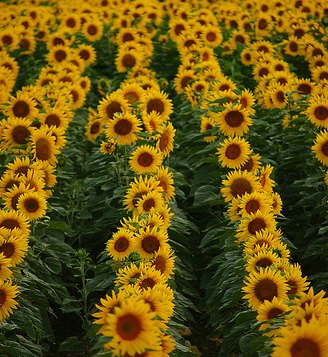
%> input picture data/sunflowers.jpg, 328 x 357 px
$ octave blob_detection.m   (GNU Octave 9; MATLAB toolbox functions it lacks are replaced by stand-ins)
%> lines starting %> are read from the running program, lines starting %| are printed output that depends on the picture
img = im2double(imread('..\data\sunflowers.jpg')); %image to process

imgTemp = img;
img = rgb2gray(img);
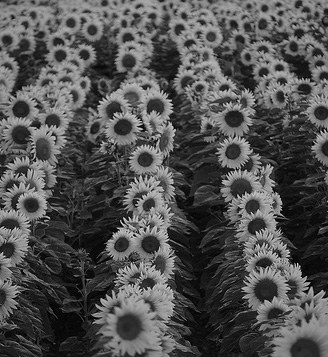
%> img: size 357x328 double; min 0, max 0.886, mean 0.32
levels = 15; %levels of processing
tHold = 0.01; %threshold
K = 2^0.5; %multiplication factor for sigma
sigma = 0.5;
sigmaTemp = sigma;
result = [];
scale = []; %scale space
rad = []; %array for radius of blobs
tic %start stopwatch
for i = 1: levels
    filter = sigmaTemp^2 * fspecial('log', 2*ceil(3*sigmaTemp)+1,sigmaTemp);
    scale = cat(3, scale, abs((imfilter(img, filter, 'replicate'))));
    sigmaTemp = sigmaTemp * K;
end
%> this loop made 15 passes
%> pass 3, `scale = cat(3, scale, abs((imfilter(img, filter, 'replicate'))));`:
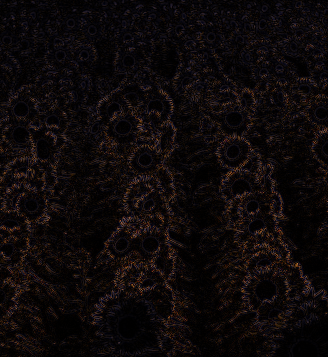
%> scale: size 357x328x3 double; mean R, G, B 0.0555, 0.037, 0.0381
%> after the loop, sigmaTemp = 90.51

[resultTest, idx] = max(scale, [], 3);
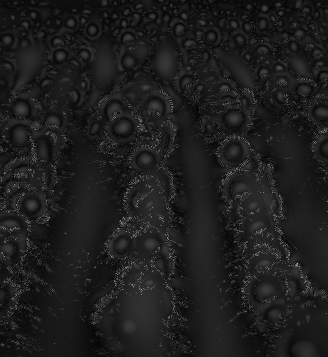
%> resultTest: size 357x328 double; min 0.0146, max 0.736, mean 0.117
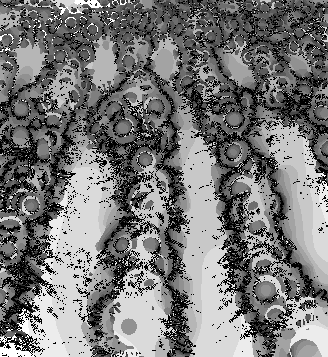
%> idx: size 357x328 double; min 1, max 15, mean 7.62; drawn with min black and max white
B = ordfilt2(resultTest, 25, ones(5));
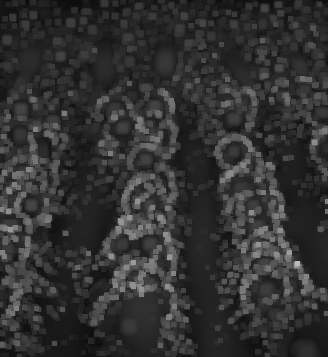
%> B: size 357x328 double; min 0.045, max 0.736, mean 0.197
C = (resultTest == B) & (B > tHold); %decresing the treshold with scale space results in much better results
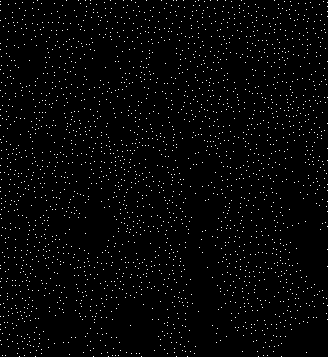
%> C: size 357x328 logical; 2.1% white in thin lines or dots
C = C .* B;
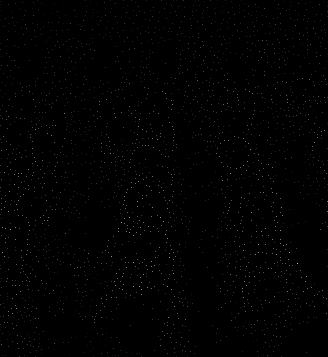
%> C: size 357x328 double; min 0, max 0.736, mean 0.00477

[x, y] = size(C);
%> x = 357; y = 328
for i = 1: x
    for j = 1: y
        if(C(i, j) == 0)
            idx(i, j) = 0;
        end
    end
end

[cx, cy] = find(idx);
%> cx = 2431 values from 1 to 357; cy = 2431 values from 1 to 328

for i = 1: length(cx)
    if (idx(cx(i), cy(i)) - 1) == 0
        radius = sigma * 2^0.5;
    else
        radius = ((idx(cx(i), cy(i)) - 1) * K * sigma)* 2^0.5;
    end
    rad = cat(1, rad, radius);
end
%> this loop made 2431 passes
%> (radius, rad) on passes 1 to 10: (0.707, 0.707), (4, [0.707; 4]), (7, [0.707; 4; 7]), (10, [0.707; 4; 7; 10]), (4, [0.707; 4; 7; 10; 4]), (4, [0.707; 4; 7; 10; 4; 4]), (9, [0.707; 4; 7; 10; 4; 4; 9]), (0.707, [0.707; 4; 7; 10; 4; 4; 9; 0.707]), (0.707, [0.707; 4; 7; 10; 4; 4; 9; 0.707; 0.707]), (6, [0.707; 4; 7; 10; 4; 4; 9; 0.707; 0.707; 6])
%> radius on passes 13 to 18: 0.707, 6, 0.707, 0.707, 6, 0.707
%> after the loop, rad = 2431 values, max 14 at index 629, min 0.707 at index 1, mean 1.61; radius = 11
toc %output stopwatch time
% show_all_circles(img,cy,cx,rad);

$ run again, with data/2.jpg copied over data/sunflowers.jpg
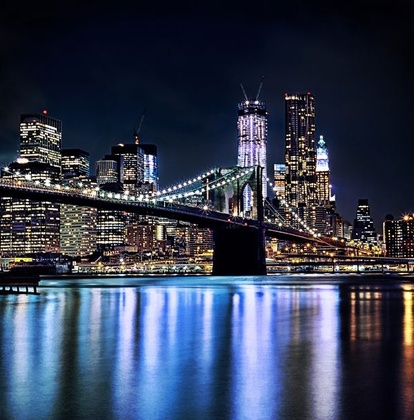
%> input picture data/2.jpg, 414 x 420 px, shrunk from 600 x 608 before the run
%> after the loop `for i = 1: levels`: sigmaTemp = 90.51
%> `C = (resultTest == B) & (B > tHold);`:
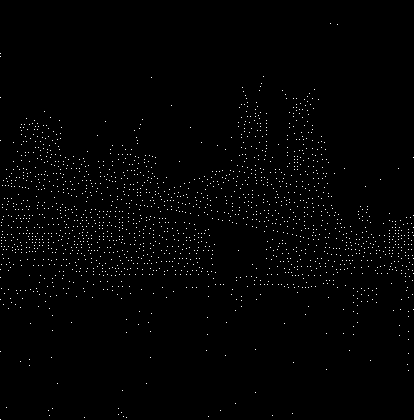
%> C: size 420x414 logical; 1.1% white in thin lines or dots
%> after the loop `for i = 1: x`:
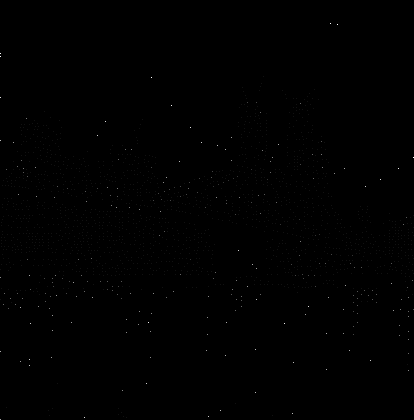
%> idx: size 420x414 double; min 0, max 15, mean 0.02; drawn with min black and max white
%> cx = 1884 values from 24 to 420; cy = 1884 values from 1 to 414
%> the loop `for i = 1: length(cx)` made 1884 passes
%> (radius, rad) on passes 1 to 8: (14, 14), (14, [14; 14]), (12, [14; 14; 12]), (10, [14; 14; 12; 10]), (0.707, [14; 14; 12; 10; 0.707]), (7, [14; 14; 12; 10; 0.707; 7]), (0.707, [14; 14; 12; 10; 0.707; 7; 0.707]), (9, [14; 14; 12; 10; 0.707; 7; 0.707; 9])
%> after the loop `for i = 1: length(cx)`: rad = 1884 values, max 14 at index 1, min 0.707 at index 5, mean 1.45; radius = 4

$ run again, with data/3.jpg copied over data/sunflowers.jpg
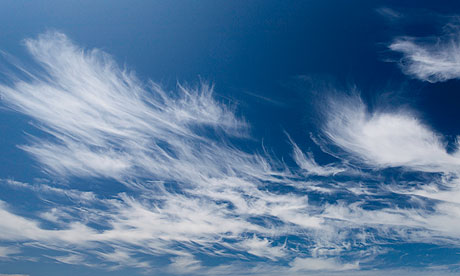
%> input picture data/3.jpg, 460 x 276 px
%> after the loop `for i = 1: levels`: sigmaTemp = 90.51
%> `[resultTest, idx] = max(scale, [], 3);`:
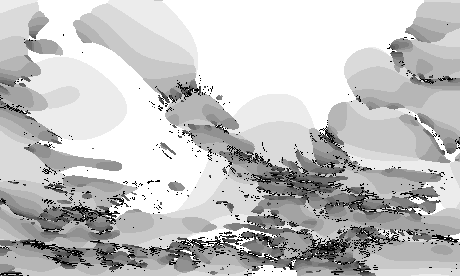
%> idx: size 276x460 double; min 1, max 15, mean 11.73; drawn with min black and max white
%> `C = (resultTest == B) & (B > tHold);`:
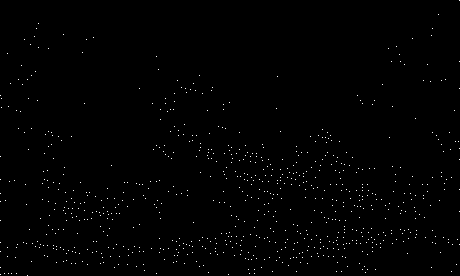
%> C: size 276x460 logical; 0.63% white in thin lines or dots
%> cx = 805 values from 1 to 276; cy = 805 values from 1 to 460
%> the loop `for i = 1: length(cx)` made 805 passes
%> (radius, rad) on passes 1 to 8: (0.707, 0.707), (12, [0.707; 12]), (0.707, [0.707; 12; 0.707]), (8, [0.707; 12; 0.707; 8]), (3, [0.707; 12; 0.707; 8; 3]), (10, [0.707; 12; 0.707; 8; 3; 10]), (6, [0.707; 12; 0.707; 8; 3; 10; 6]), (6, [0.707; 12; 0.707; 8; 3; 10; 6; 6])
%> after the loop `for i = 1: length(cx)`: rad = 805 values, max 14 at index 468, min 0.707 at index 1, mean 2.27
